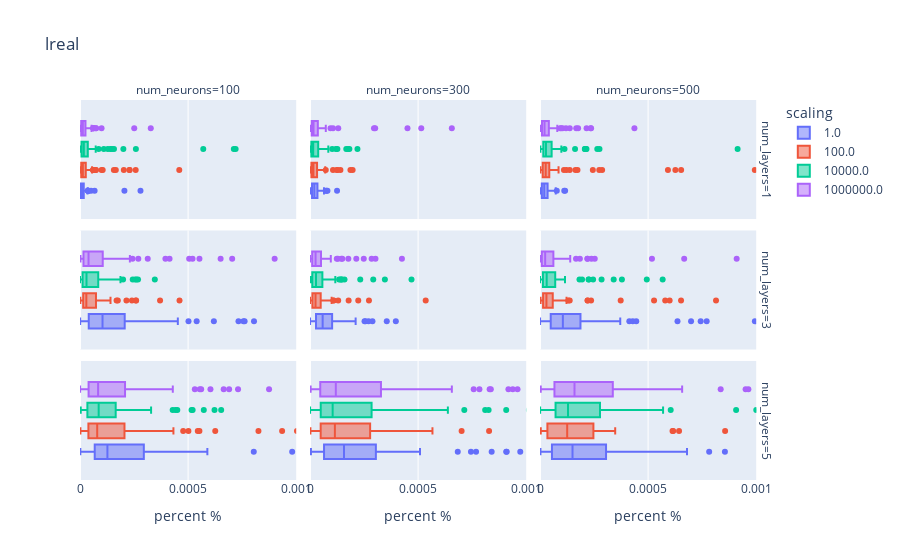
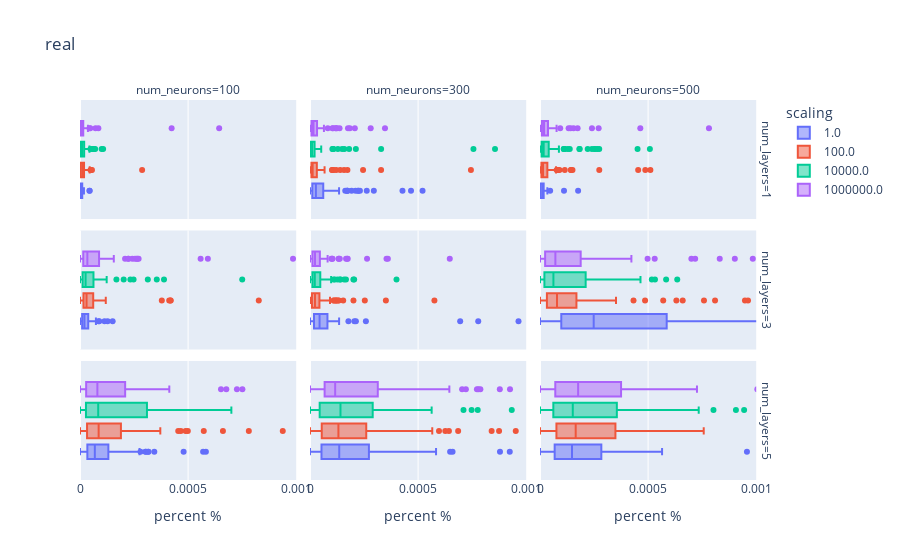

These figures' notebook cell, in order:
### Code cell
# use ploty express to create a histrgram of the precision values
fig = px.box(dfs, x='percent %', title='lreal',color='scaling', facet_col='num_neurons', facet_row='num_layers')
fig.update_layout(
    showlegend=True,
    xaxis_range=[0, 1e-3],
    yaxis_range=[-0.5, 0.5]
)
fig.show()
fig = px.box(dfs_real, x='percent %', title='real',color='scaling', facet_col='num_neurons', facet_row='num_layers')
fig.update_layout(
    showlegend=True,
    xaxis_range=[0, 1e-3],
    yaxis_range=[-0.5, 0.5]
)
fig.show()
